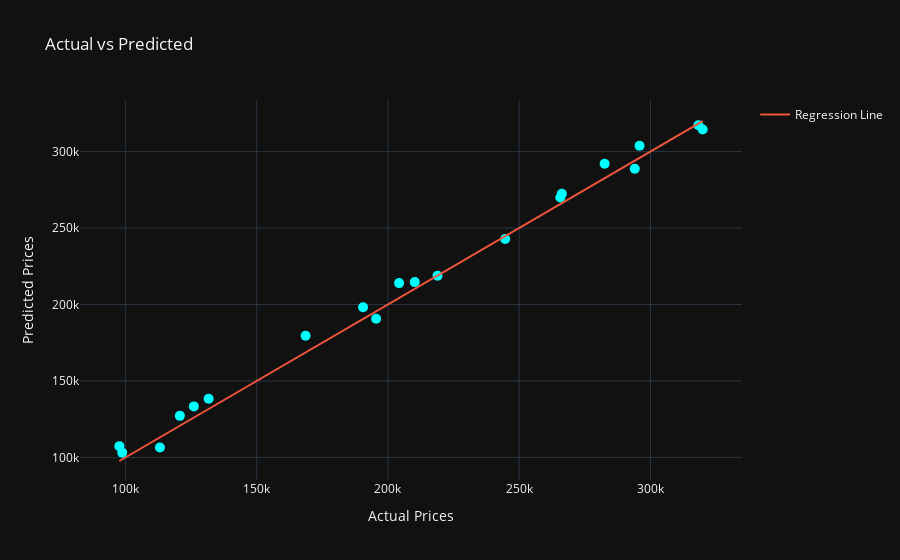

The notebook cell saved with this chart:
### Code cell
# Visualize Predictions
results = pd.DataFrame({'Actual': y_test, 'Predicted': predictions.flatten()})
fig = px.scatter(results, x = 'Actual', y = 'Predicted', title = 'Actual vs Predicted', template = 'plotly_dark')
fig.add_trace(go.Scatter(x = results['Actual'], y = results['Actual'], mode = 'lines', name = 'Regression Line'))
fig.update_traces(marker=dict(size=10, color='cyan'), selector=dict(mode='markers'))
fig.update_layout(xaxis_title = 'Actual Prices', yaxis_title = 'Predicted Prices')
fig.show()

### Figure 1 — Plotly figure (JSON) as saved in the notebook; plotly's stock layout.template omitted (floating-point values rounded to 4 significant figures)
{"data": [{"hovertemplate": "Actual=%{x}<br>Predicted=%{y}<extra></extra>", "legendgroup": "", "marker": {"color": "cyan", "size": 10, "symbol": "circle"}, "mode": "markers", "name": "", "orientation": "v", "showlegend": false, "type": "scatter", "x": [319900.0, 282500.0, 265600.0, 294000.0, 120700.0, 318200.0, 113200.0, 126100.0, 190500.0, 168600.0, 244600.0, 131700.0, 97700.0, 210200.0, 98800.0, 266200.0, 204200.0, 195500.0, 218900.0, 295800.0], "xaxis": "x", "y": [314400.0, 292000.0, 270000.0, 288800.0, 127200.0, 317200.0, 106500.0, 133400.0, 198300.0, 179600.0, 242800.0, 138400.0, 107400.0, 214700.0, 103200.0, 272400.0, 214000.0, 190700.0, 218900.0, 303800.0], "yaxis": "y"}, {"mode": "lines", "name": "Regression Line", "type": "scatter", "x": [319900.0, 282500.0, 265600.0, 294000.0, 120700.0, 318200.0, 113200.0, 126100.0, 190500.0, 168600.0, 244600.0, 131700.0, 97700.0, 210200.0, 98800.0, 266200.0, 204200.0, 195500.0, 218900.0, 295800.0], "y": [319900.0, 282500.0, 265600.0, 294000.0, 120700.0, 318200.0, 113200.0, 126100.0, 190500.0, 168600.0, 244600.0, 131700.0, 97700.0, 210200.0, 98800.0, 266200.0, 204200.0, 195500.0, 218900.0, 295800.0]}], "layout": {"legend": {"tracegroupgap": 0}, "title": {"text": "Actual vs Predicted"}, "xaxis": {"anchor": "y", "domain": [0, 1], "title": {"text": "Actual Prices"}}, "yaxis": {"anchor": "x", "domain": [0, 1], "title": {"text": "Predicted Prices"}}}}
